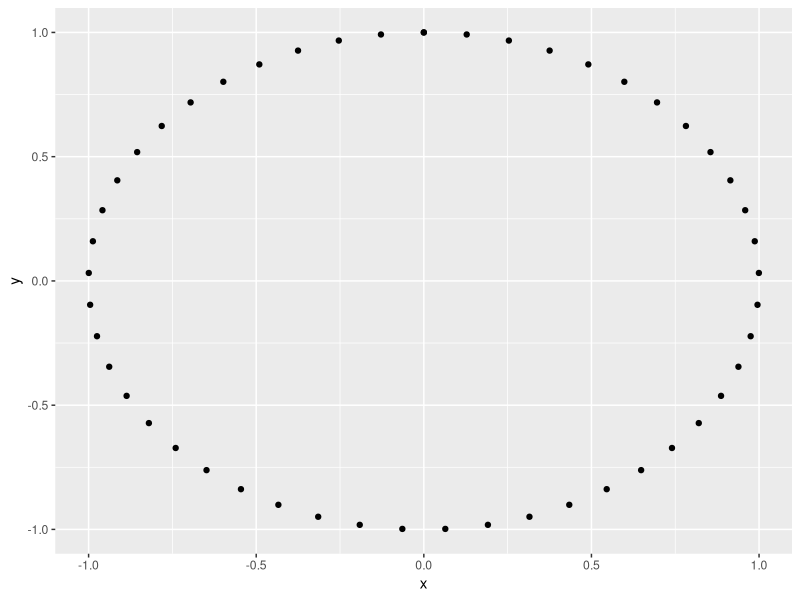
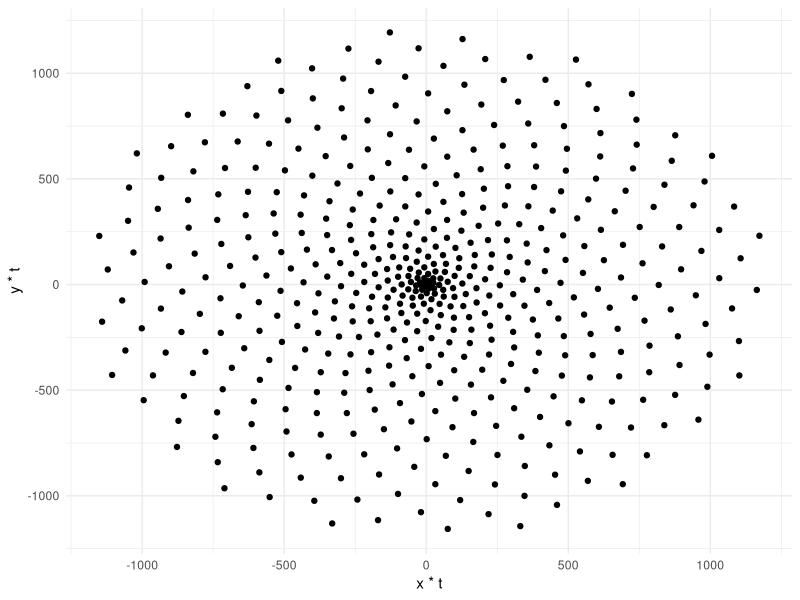
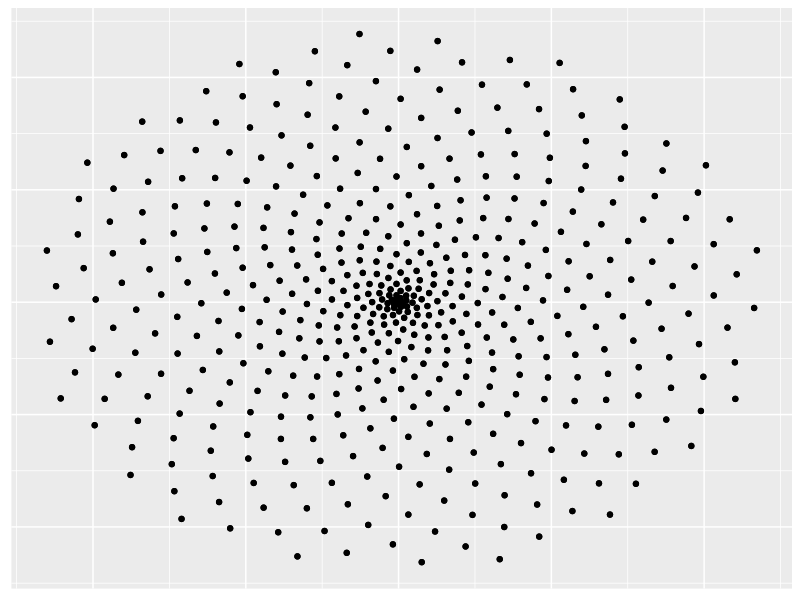
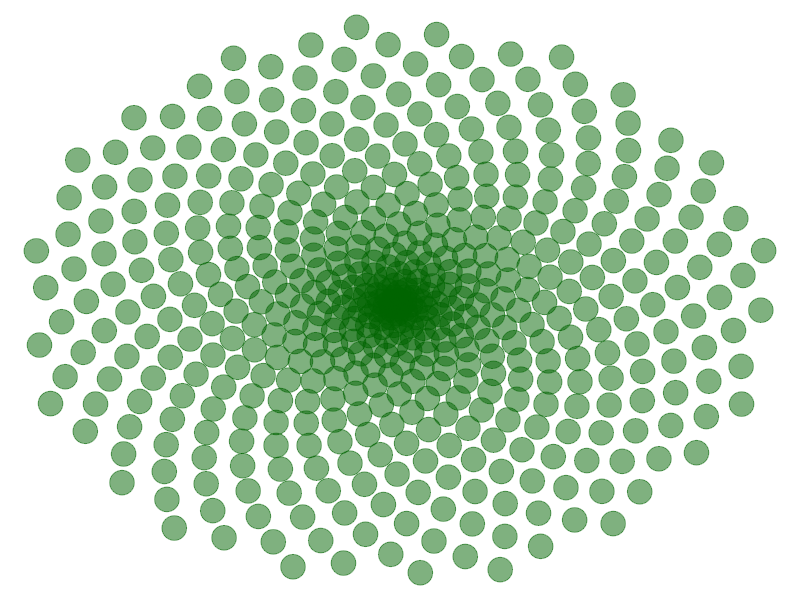
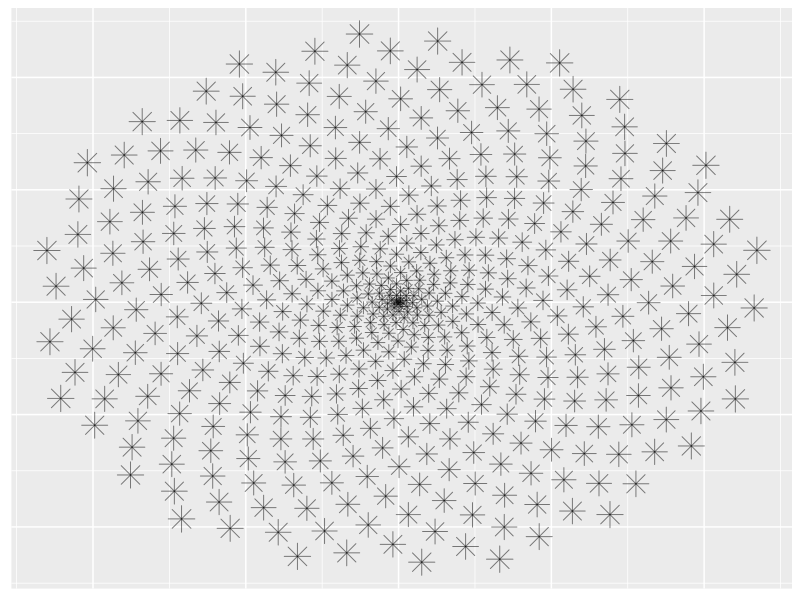
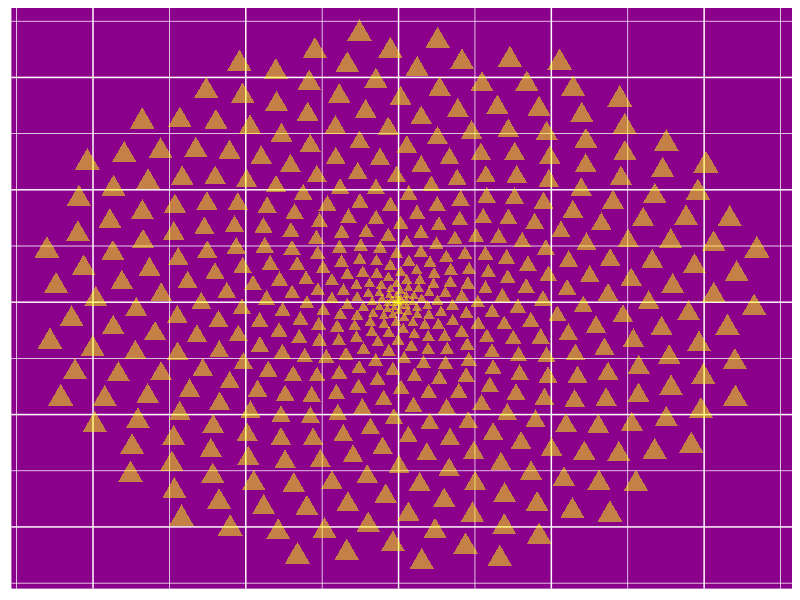
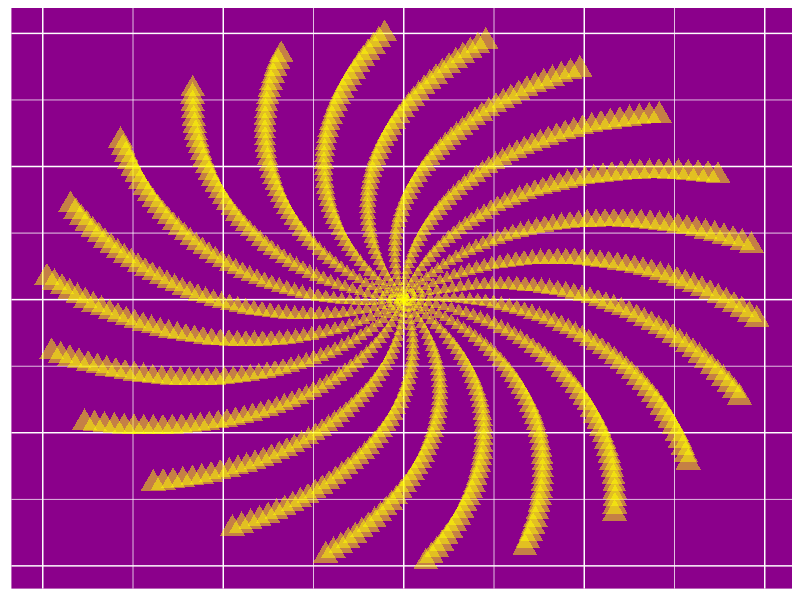
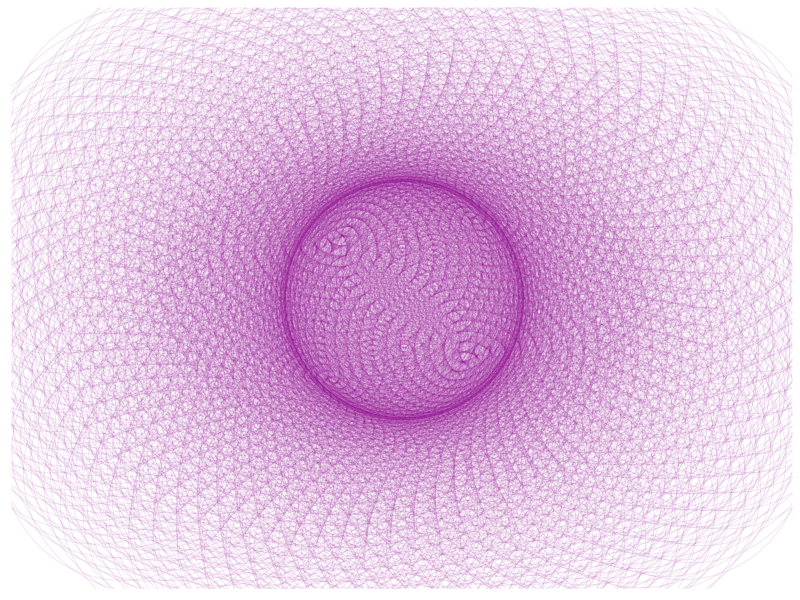

These figures' R source, in order:





library(ggplot2)

options(repr.plot.width = 4, repr.plot.height = 4)


#1
# Create circle data to plot
t <- seq(0, 2*pi, length.out = 50)
x <- sin(t)
y <- cos(t)
df <- data.frame(t, x, y)

# Make a scatter plot of points in a circle
p <- ggplot(df, aes(x, y))
p + geom_point()

#2
points <- 500
angle <- pi*(3-sqrt(5))
t <- (1:points) * angle
x <- sin(t)
y <-cos(t)
df <- data.frame(t, x, y)

p <- ggplot(df, aes(x*t, y*t))
p + geom_point()+theme_minimal()

#3
p <- ggplot(df, aes(x*t, y*t))
p + geom_point() +
  geom_point()+
  theme(axis.title = element_blank(),
        axis.text = element_blank(), 
        axis.ticks = element_blank(),
        axis.line = element_blank(), 
        plot.title = element_blank(),
        legend.position = "none")

#4
p <- ggplot(df, aes(x*t, y*t))
p + geom_point(size=8, alpha=0.5, color="darkgreen") +
  theme_void()

#5
p <- ggplot(df, aes(x*t, y*t))
p + geom_point(aes(size=t), alpha=0.5, shape=8) +
  theme(axis.title = element_blank(),
        axis.text = element_blank(), 
        axis.ticks = element_blank(),
        axis.line = element_blank(), 
        plot.title = element_blank(),
        legend.position = "none")


#6
p <- ggplot(df, aes(x*t, y*t))
p + geom_point(aes(size=t), alpha=0.5, shape=17, color="yellow") +
  theme(axis.title = element_blank(),
        axis.text = element_blank(), 
        axis.ticks = element_blank(),
        axis.line = element_blank(), 
        plot.title = element_blank(),
        legend.position = "none",
        panel.background = element_rect(fill="darkmagenta"))

#7
# Change the value of the angle
angle <- 2
points <- 1000

t <- (1:points)*angle
x <- sin(t)
y <- cos(t)
df <- data.frame(t, x, y)

p <- ggplot(df, aes(x*t, y*t))
p + geom_point(aes(size=t), alpha=0.5, shape=17, color="yellow") +
  theme(axis.title = element_blank(),
        axis.text = element_blank(), 
        axis.ticks = element_blank(),
        axis.line = element_blank(), 
        plot.title = element_blank(),
        legend.position = "none",
        panel.background = element_rect(fill="darkmagenta"))

#8
# Change the values of angle and points
angle <- 13*pi/180
points <- 2000

t <- (1:points)*angle
x <- sin(t)
y <- cos(t)
df <- data.frame(t, x, y)

# Adjust the plot parameters to create the magenta flower
p <- ggplot(df, aes(x*t, y*t))
p + geom_point(size = 80, alpha = 0.1, shape = 1, color = "magenta4")+
  theme(legend.position="none",
        panel.background = element_rect(fill = "white"),
        panel.grid=element_blank(),
        axis.ticks=element_blank(),
        axis.title=element_blank(),
        axis.text=element_blank())


# rascunho ----------------------------------------------------------------

colours()
